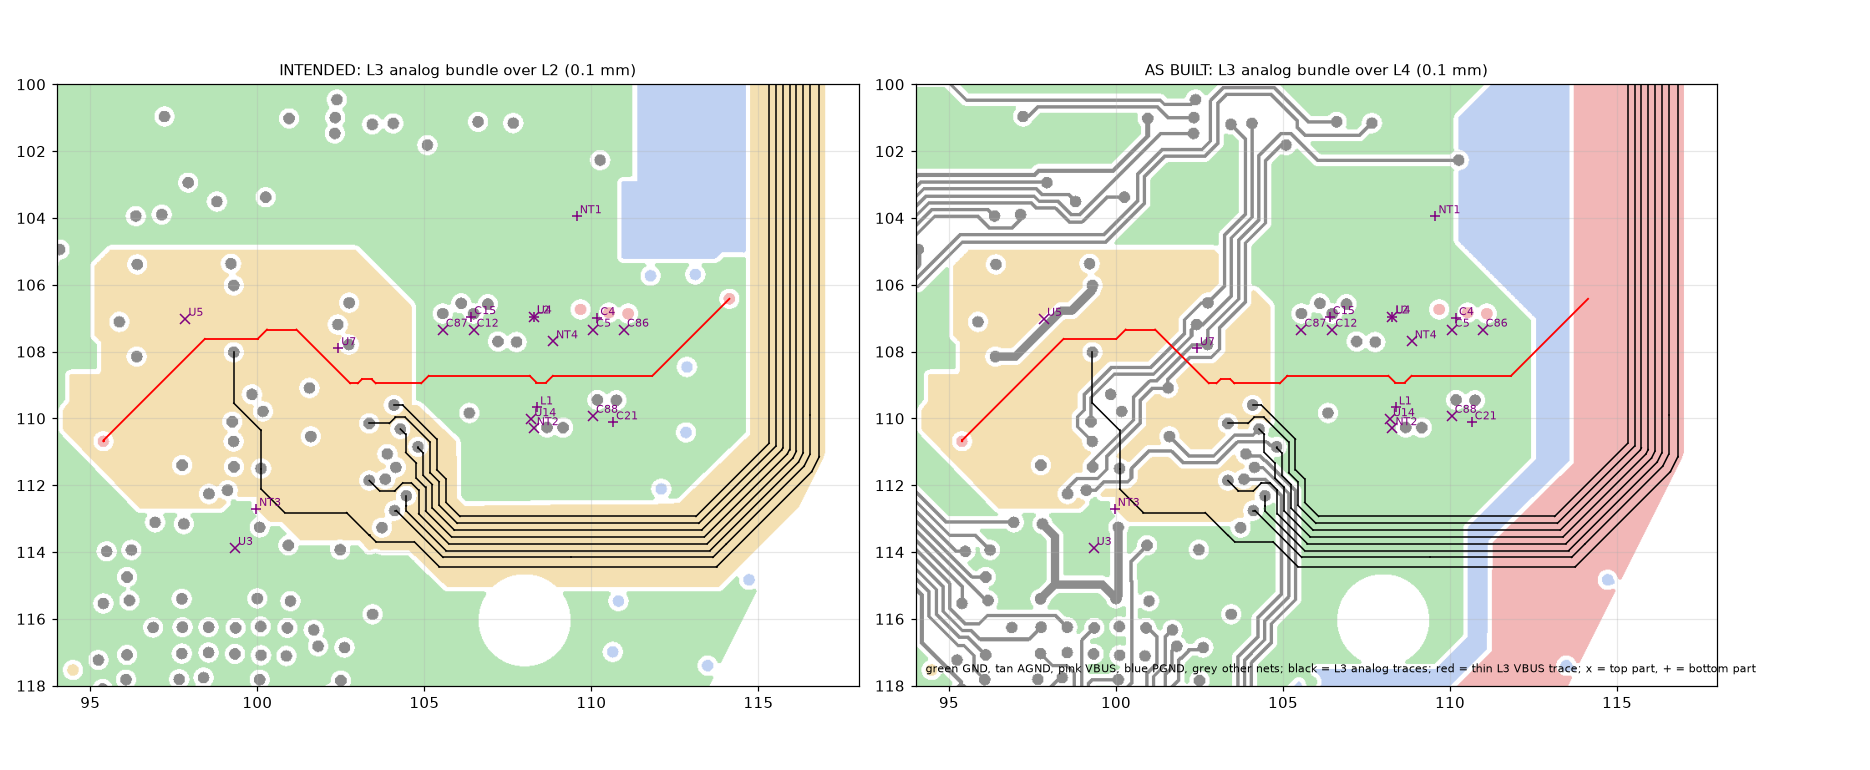

Generate this figure with Python:
"""Analog bundle (L3) near the MCU and the regulator corner, over L4 (as built, 0.1 mm) and L2 (intended, 0.1 mm).
Marks regulator parts, net ties, the U4 input caps. Writes fig_bundle_mcu.png"""
import os, sys, pickle
import numpy as np
import matplotlib; matplotlib.use('Agg')
import matplotlib.pyplot as plt
HERE = os.path.dirname(os.path.abspath(__file__))
BR = os.path.join(HERE, '..', 'bus-ring'); sys.path.insert(0, BR)
import build3d as b3
g = b3.g
R = np.load(os.path.join(HERE, 'raster.npz'))
ids = R['ids']; nets = ['VOID'] + list(R['nets']); p = float(R['pitch']); X0 = float(R['x0']); Y0 = float(R['y0'])
fps = b3.footprints()
ANA = {'/PHA_ISNS', '/PHB_ISNS', '/PHC_ISNS', '/PHA_VSNS', '/PHB_VSNS', '/PHC_VSNS', '+VREF', '+3V3A'}
COL = {'PGND': (0.75, 0.82, 0.95), 'AGND': (0.96, 0.88, 0.70), 'VBUS': (0.95, 0.72, 0.72), 'GND': (0.72, 0.9, 0.72)}
def img_for(k):
    img = np.ones(ids.shape[1:] + (3,))
    for n, c in COL.items():
        if n in nets: img[ids[k] == nets.index(n)] = c
    other = (ids[k] > 0)
    for n in COL:
        if n in nets: other &= ids[k] != nets.index(n)
    img[other] = (0.55, 0.55, 0.55)
    return img
ext = [X0, X0 + ids.shape[1] * p, Y0, Y0 + ids.shape[2] * p]
win = (94, 118, 100, 118)
fig, axs = plt.subplots(1, 2, figsize=(17, 7))
for ax, (k, title) in zip(axs, [(1, 'INTENDED: L3 analog bundle over L2 (0.1 mm)'), (3, 'AS BUILT: L3 analog bundle over L4 (0.1 mm)')]):
    ax.imshow(np.transpose(img_for(k), (1, 0, 2)), origin='lower', extent=ext)
    for t in g['tracks']:
        if t['layer'] == 'In2.Cu' and t['net'] in ANA:
            xs, ys = t['line'].xy; ax.plot(xs, ys, '-', color='k', lw=1.0)
        if t['layer'] == 'In2.Cu' and t['net'] == 'VBUS' and t['w'] < 0.4:
            xs, ys = t['line'].xy; ax.plot(xs, ys, '-', color='r', lw=1.2)
    for ref in ('U4', 'U14', 'L1', 'L2', 'NT1', 'NT2', 'NT3', 'NT4', 'C4', 'C5', 'C86', 'U3', 'U5', 'U7', 'C88', 'C12', 'C87', 'C15', 'C21'):
        f = fps[ref]; ax.plot(f['x'], f['y'], 'x' if f['layer'] == 'F.Cu' else '+', color='purple', ms=7)
        ax.annotate(ref, (f['x'], f['y']), fontsize=7, color='purple', xytext=(2, 2), textcoords='offset points')
    ax.set_xlim(win[0], win[1]); ax.set_ylim(win[3], win[2]); ax.set_aspect('equal'); ax.set_title(title, fontsize=10); ax.grid(alpha=0.3)
axs[1].text(94.3, 117.6, 'green GND, tan AGND, pink VBUS, blue PGND, grey other nets; black = L3 analog traces; red = thin L3 VBUS trace; x = top part, + = bottom part', fontsize=7)
plt.tight_layout(); plt.savefig(os.path.join(HERE, 'fig_bundle_mcu.png'), dpi=110)
print('ok')
